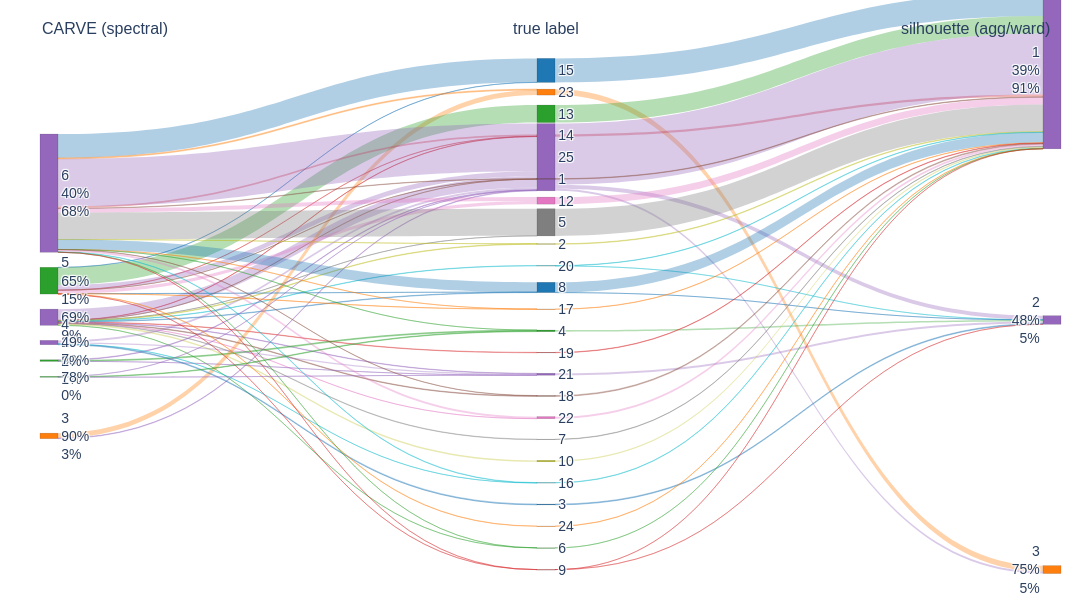

The notebook cell saved with this chart:
### Code cell
# Agglomerative k=4 (Ward) –– as suggested by silhouette 
agg_labels = AgglomerativeClustering(n_clusters=3, linkage='ward').fit_predict(X_sub) 

# Spectral, k=7 –– as suggested by CARVE generalizability 
spectral_labels = SpectralClustering(n_clusters=7, gamma=gamma_quantiles_approx(X_sub, qs=(0.50,), random_state=RANDOM_SEED)[0]).fit_predict(X_sub)

fig = alluvial_compare(
    y_true=y_sub,
    left_labels=spectral_labels,   # CARVE choice
    right_labels=agg_labels,       # silhouette choice
    left_title="CARVE (spectral)",
    right_title="silhouette (agg/ward)",
    true_title="true label",
    palette_name="tab10",
    link_alpha=0.35,
)

fig.show()

### Figure 1 — Plotly figure (JSON) as saved in the notebook; plotly's stock layout.template omitted (floating-point values rounded to 4 significant figures)
{"data": [{"arrangement": "fixed", "link": {"color": ["rgba(214,39,40,0.35)", "rgba(148,103,189,0.35)", "rgba(140,86,75,0.35)", "rgba(127,127,127,0.35)", "rgba(188,189,34,0.35)", "rgba(23,190,207,0.35)", "rgba(31,119,180,0.35)", "rgba(214,39,40,0.35)", "rgba(148,103,189,0.35)", "rgba(140,86,75,0.35)", "rgba(227,119,194,0.35)", "rgba(127,127,127,0.35)", "rgba(188,189,34,0.35)", "rgba(44,160,44,0.35)", "rgba(148,103,189,0.35)", "rgba(44,160,44,0.35)", "rgba(148,103,189,0.35)", "rgba(255,127,14,0.35)", "rgba(148,103,189,0.35)", "rgba(148,103,189,0.35)", "rgba(148,103,189,0.35)", "rgba(23,190,207,0.35)", "rgba(31,119,180,0.35)", "rgba(31,119,180,0.35)", "rgba(44,160,44,0.35)", "rgba(214,39,40,0.35)", "rgba(148,103,189,0.35)", "rgba(140,86,75,0.35)", "rgba(227,119,194,0.35)", "rgba(31,119,180,0.35)", "rgba(255,127,14,0.35)", "rgba(255,127,14,0.35)", "rgba(214,39,40,0.35)", "rgba(31,119,180,0.35)", "rgba(255,127,14,0.35)", "rgba(214,39,40,0.35)", "rgba(148,103,189,0.35)", "rgba(140,86,75,0.35)", "rgba(227,119,194,0.35)", "rgba(127,127,127,0.35)", "rgba(188,189,34,0.35)", "rgba(31,119,180,0.35)", "rgba(255,127,14,0.35)", "rgba(44,160,44,0.35)", "rgba(140,86,75,0.35)", "rgba(227,119,194,0.35)", "rgba(23,190,207,0.35)", "rgba(44,160,44,0.35)", "rgba(214,39,40,0.35)", "rgba(148,103,189,0.35)", "rgba(44,160,44,0.35)", "rgba(148,103,189,0.35)", "rgba(31,119,180,0.35)", "rgba(255,127,14,0.35)", "rgba(44,160,44,0.35)", "rgba(214,39,40,0.35)", "rgba(148,103,189,0.35)", "rgba(148,103,189,0.35)", "rgba(148,103,189,0.35)", "rgba(140,86,75,0.35)", "rgba(227,119,194,0.35)", "rgba(127,127,127,0.35)", "rgba(188,189,34,0.35)", "rgba(23,190,207,0.35)", "rgba(23,190,207,0.35)", "rgba(31,119,180,0.35)", "rgba(31,119,180,0.35)", "rgba(255,127,14,0.35)", "rgba(44,160,44,0.35)", "rgba(214,39,40,0.35)", "rgba(148,103,189,0.35)", "rgba(140,86,75,0.35)", "rgba(227,119,194,0.35)", "rgba(127,127,127,0.35)", "rgba(188,189,34,0.35)", "rgba(23,190,207,0.35)", "rgba(31,119,180,0.35)", "rgba(255,127,14,0.35)", "rgba(44,160,44,0.35)", "rgba(214,39,40,0.35)", "rgba(214,39,40,0.35)"], "source": [0, 0, 0, 0, 0, 0, 0, 0, 0, 0, 0, 0, 0, 0, 1, 1, 1, 2, 2, 3, 3, 3, 3, 4, 4, 4, 4, 4, 4, 4, 4, 4, 4, 5, 5, 5, 5, 5, 5, 5, 5, 5, 5, 5, 5, 5, 5, 5, 5, 6, 6, 6, 7, 8, 9, 10, 11, 11, 11, 12, 13, 14, 15, 16, 16, 17, 17, 18, 19, 20, 21, 22, 23, 24, 25, 26, 27, 28, 29, 30, 30], "target": [10, 11, 12, 14, 15, 16, 17, 20, 21, 22, 23, 24, 25, 29, 11, 19, 21, 8, 11, 11, 21, 26, 27, 7, 9, 10, 11, 12, 13, 17, 18, 28, 30, 7, 8, 10, 11, 12, 13, 14, 15, 17, 18, 19, 22, 23, 26, 29, 30, 11, 19, 21, 31, 33, 31, 31, 31, 32, 33, 31, 31, 31, 31, 31, 32, 31, 32, 31, 32, 31, 32, 31, 31, 31, 31, 31, 32, 31, 31, 31, 32], "value": [13, 557, 2, 2, 28, 19, 22, 20, 23, 30, 1, 20, 70, 4, 30, 46, 3, 249, 27, 106, 69, 1, 41, 7, 877, 7, 257, 6, 162, 1, 10, 12, 1, 1197, 48, 92, 2384, 19, 189, 1359, 1, 494, 2, 3, 12, 101, 19, 2, 2, 8, 31, 1, 1204, 297, 877, 112, 3063, 207, 99, 27, 351, 1361, 29, 17, 2, 516, 1, 12, 80, 20, 96, 42, 102, 20, 70, 20, 41, 12, 6, 1, 2]}, "node": {"color": ["#9467bd", "#2ca02c", "#ff7f0e", "#9467bd", "#2ca02c", "#9467bd", "#2ca02c", "#1f77b4", "#ff7f0e", "#2ca02c", "#d62728", "#9467bd", "#8c564b", "#e377c2", "#7f7f7f", "#bcbd22", "#17becf", "#1f77b4", "#ff7f0e", "#2ca02c", "#d62728", "#9467bd", "#8c564b", "#e377c2", "#7f7f7f", "#bcbd22", "#17becf", "#1f77b4", "#ff7f0e", "#2ca02c", "#d62728", "#9467bd", "#9467bd", "#ff7f0e"], "label": ["1<br>69%<br>9%", "2<br>58%<br>1%", "3<br>90%<br>3%", "4<br>49%<br>2%", "5<br>65%<br>15%", "6<br>40%<br>68%", "7<br>78%<br>0%", "15", "23", "13", "14", "25", "1", "12", "5", "2", "20", "8", "17", "4", "19", "21", "18", "22", "7", "10", "16", "3", "24", "6", "9", "1<br>39%<br>91%", "2<br>48%<br>5%", "3<br>75%<br>5%"], "line": {"color": "rgba(0,0,0,0.25)", "width": 0.5}, "pad": 20, "thickness": 18, "x": [0, 0, 0, 0, 0, 0, 0, 0.5, 0.5, 0.5, 0.5, 0.5, 0.5, 0.5, 0.5, 0.5, 0.5, 0.5, 0.5, 0.5, 0.5, 0.5, 0.5, 0.5, 0.5, 0.5, 0.5, 0.5, 0.5, 0.5, 0.5, 1, 1, 1], "y": [0.02, 0.18, 0.34, 0.5, 0.66, 0.82, 0.98, 0.02, 0.06174, 0.1035, 0.1452, 0.187, 0.2287, 0.2704, 0.3122, 0.3539, 0.3957, 0.4374, 0.4791, 0.5209, 0.5626, 0.6043, 0.6461, 0.6878, 0.7296, 0.7713, 0.813, 0.8548, 0.8965, 0.9383, 0.98, 0.02, 0.5, 0.98]}, "type": "sankey"}], "layout": {"annotations": [{"font": {"size": 16}, "showarrow": false, "text": "CARVE (spectral)", "x": 0, "xref": "paper", "y": 1.08, "yref": "paper"}, {"font": {"size": 16}, "showarrow": false, "text": "true label", "x": 0.5, "xref": "paper", "y": 1.08, "yref": "paper"}, {"font": {"size": 16}, "showarrow": false, "text": "silhouette (agg/ward)", "x": 1, "xref": "paper", "y": 1.08, "yref": "paper"}], "font": {"family": "Arial", "size": 14}, "height": 600, "margin": {"b": 20, "l": 40, "r": 40, "t": 60}, "paper_bgcolor": "white", "plot_bgcolor": "white", "width": 1200}}
